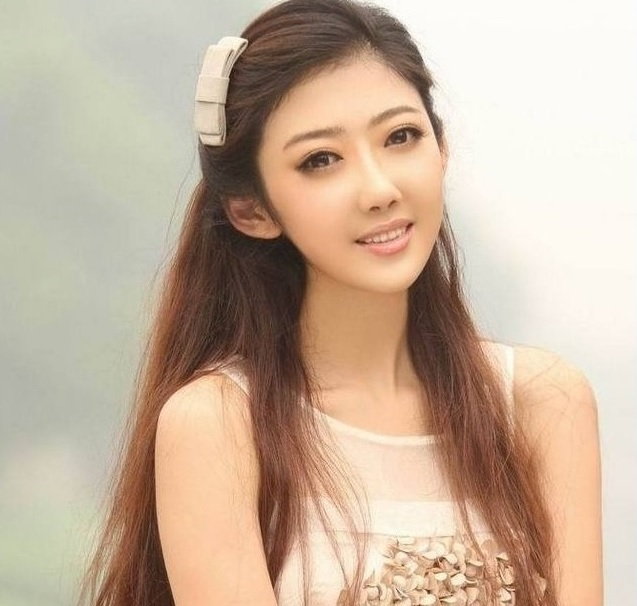
#> input picture Homework7/grabcut/girl.jpg, 637 x 606 px
$ python grabcut.py
#> lines starting #> are read from the running program, lines starting #| are printed output that depends on the picture; after the words box and inside, x2 and y2 are one past the last pixel; in counts of white or black regions, pixels touching at a corner belong together
import numpy as np
import cv2


def main():
    # img = cv2.imread('plane.jpg')
    img=cv2.imread('./girl.jpg')
#> img is the input picture: shape (606, 637, 3); mean B, G, R 156.4, 176.9, 198.8

    cv2.imshow("plane", img)
    row, col, channel = img.shape
#> row = 606; col = 637; channel = 3
    print("row=", row)
#| row= 606
    print("col=", col)
#| col= 637
    mask = np.zeros(img.shape[:2], np.uint8)

    bgdModel = np.zeros((1, 65), np.float64)
    fgdModel = np.zeros((1, 65), np.float64)

    # rect = (100, 50, 220, 400)  # the interesting area
    rect = (100, 50, 400, 300)  # the interesting area

    imgrect = img.copy()
    # imgrect = cv2.rectangle(imgrect, (50, 100), (400, 200), (0, 0, 255), 2)
    imgrect = cv2.rectangle(imgrect, (50, 100), (300, 400), (0, 0, 255), 2)
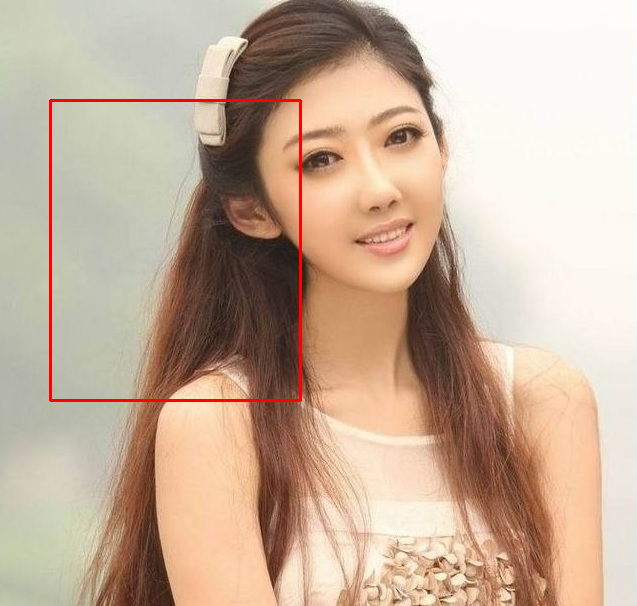
#> imgrect: shape (606, 637, 3); 0.85% of pixels changed, all inside (x1, y1, x2, y2) = (49, 99, 302, 402)

    cv2.imshow("rect", imgrect)

    mask, bgdModel, fgdModel = cv2.grabCut(img, mask, rect, bgdModel, fgdModel, 5, cv2.GC_INIT_WITH_RECT)
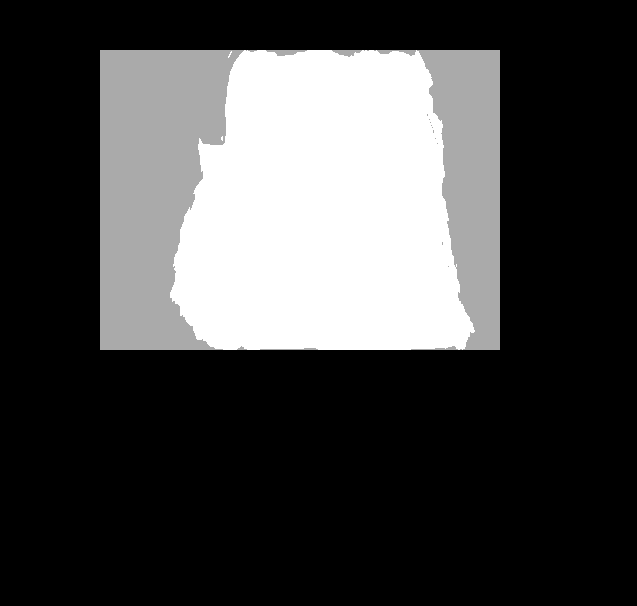
#> mask: shape (606, 637); min 0, max 3, mean 0.812; drawn with min black and max white
    # print(fgdModel)

    mask2 = np.where((mask == 2) | (mask == 0), 0, 1).astype('uint8')
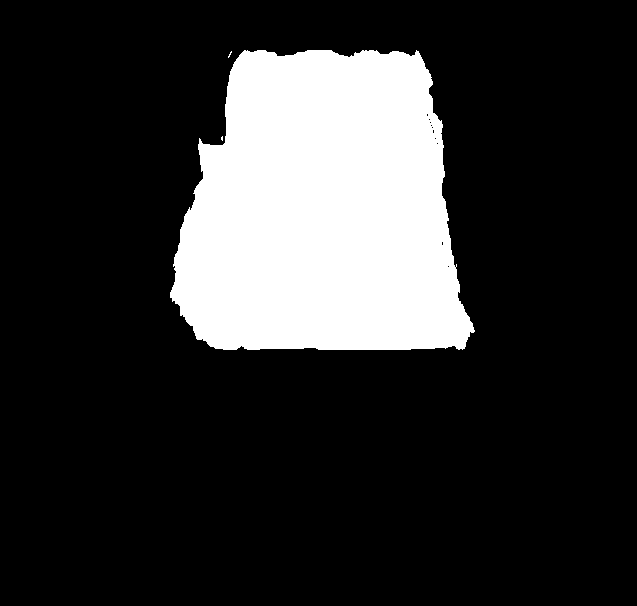
#> mask2: shape (606, 637); values 0 (black) and 1 (white), 19.1% white; 3 white regions (2 under 20 px), largest, box (x1, y1, x2, y2) and area: (170, 50, 475, 350) 73523
    img = img * mask2[:, :, np.newaxis]
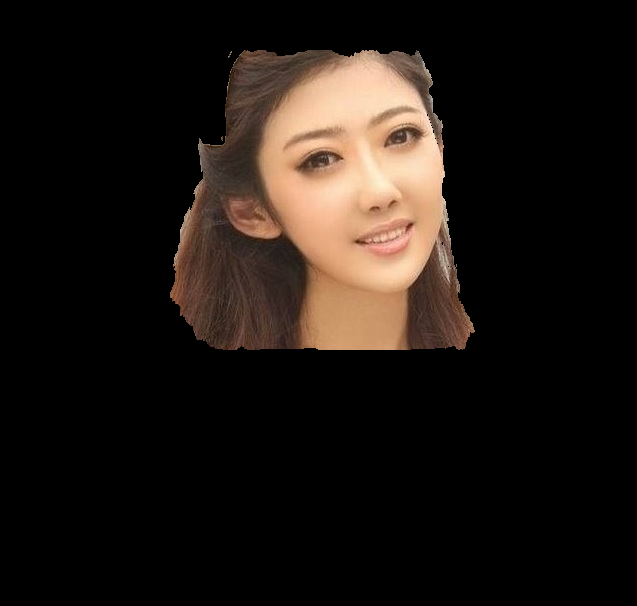
#> img: shape (606, 637, 3); mean B, G, R 18.1, 22.9, 30.1
    cv2.imshow('plane', img)

    cv2.waitKey(0)
    cv2.destroyAllWindows()


if __name__ == "__main__":
    main()
